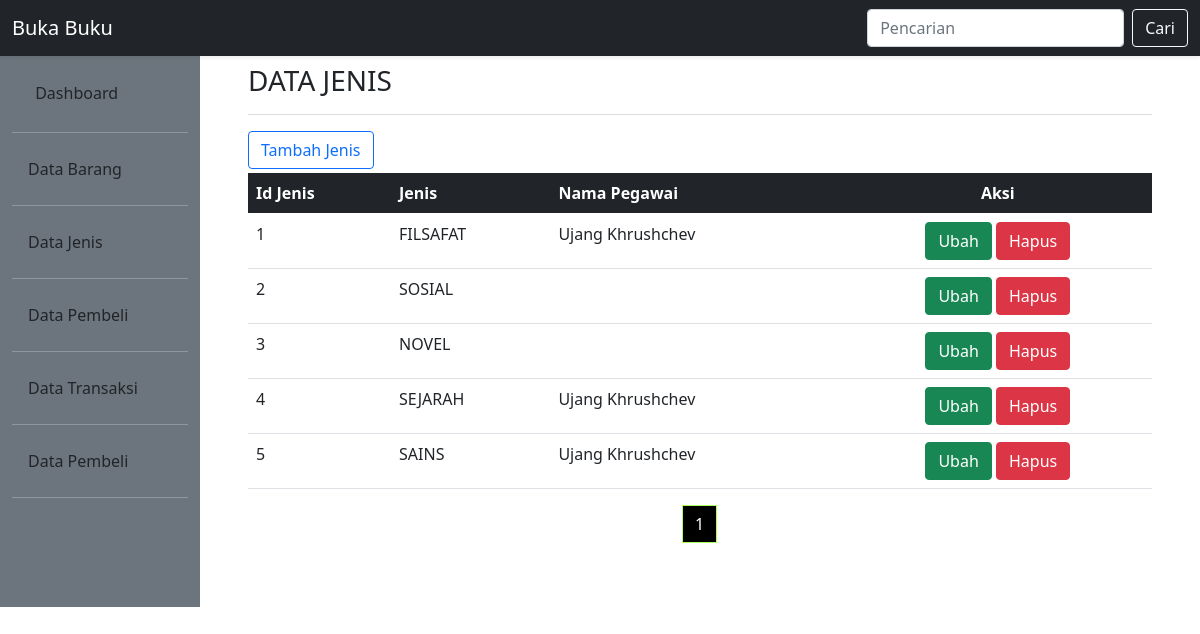
/pages/jenis/jenis.php (signed in), run on the app's committed database.
### tables this page shows
CREATE TABLE `jenis` (
  `id_jenis` int(3) NOT NULL,
  `nama_jenis` varchar(20) NOT NULL,
  `id_pegawai` varchar(5) DEFAULT NULL
);

CREATE TABLE `pegawai` (
  `id_pegawai` varchar(5) NOT NULL,
  `pass` varchar(50) NOT NULL,
  `nama_pegawai` varchar(30) NOT NULL,
  `telepon` varchar(13) NOT NULL,
  `alamat` varchar(30) NOT NULL
);

### pages/jenis/jenis.php (the view, shortened to what this page needs)
<!DOCTYPE html>
<html lang="en">
<head>
    <link href="https://cdn.jsdelivr.net/npm/bootstrap@5.0.2/dist/css/bootstrap.min.css" rel="stylesheet">
    <link rel="stylesheet" href="../../style.css">
</head>
<body>
<div class="banner">
	<nav class="navbar navbar-expand-lg fixed-top navbar-dark shadow-sm bg-dark">
  <div class="container-fluid">
    <a class="navbar-brand" href="#">Buka Buku</a>
	<form class="d-flex">
		<form method="get" name="frm" action="barang.php">
			<input class="form-control me-2" name="cari" type="text" placeholder="Pencarian" aria-label="Search">
			<button class="btn btn-outline-light mr-sm-2" type="text" name="tblCari" type="submit">Cari</button>
		</form>
      </form>
  </div>
</nav>
</div>
<div class="container-fluid">
	<div class="row">
		<div class="col-2 mt-5 pt-3 bg-secondary">
			<ul class="nav flex-column ml-3 mb-5">
				<li class="nav-item">
					<a class="nav-link text-dark" href="index.php">
						Dashboard</a>
						<hr class="bg-light">
					</li>
				<li class="nav-item">
					<a class="nav-link text-dark" href="../barang/barang.php">Data Barang</a>
				</li>
			<hr class="bg-light">
              <li class="nav-item">
					<a class="nav-link text-dark" href="jenis.php">Data Jenis</a>
				</li>
			<hr class="bg-light">
			<li class="nav-item">
					<a class="nav-link text-dark" href="../pembeli/pembeli.php">Data Pembeli</a>
				</li>
			<hr class="bg-light">
			<li class="nav-item">
					<a class="nav-link text-dark" href="../transaksi/transaksi.php">Data Transaksi</a>
				</li>
			<hr class="bg-light">
			<li class="nav-item">
					<a class="nav-link text-dark" href="../pegawai/pegawai.php">Data Pembeli</a>
				</li>
			<hr class="bg-light">
			</ul>
		</div>
		<div class="col-10 p-5 pt-3 mt-5">
			<h3>DATA JENIS</h3>
            <hr class="bg-secondary">
            <?php
$db=dbConnect();
if($db->connect_errno==0){
	$perpage = 5;
	$hasil = $db->query("SELECT * FROM jenis");
	$total = $hasil->num_rows;
	$banyakHal = ceil($total / $perpage);
	$page = isset($_GET['halaman']) ? (int)$_GET['halaman'] : 1;
	$start = ($page > 1) ?  ($page * $perpage) - $perpage:0;
	if(isset($_GET["tblCari"])){
		$dicari=$db->escape_string($_GET["cari"]);
		$sql="SELECT id_jenis, nama_jenis, nama_pegawai
        FROM jenis LEFT JOIN pegawai ON jenis.id_pegawai = pegawai.id_pegawai
		WHERE nama_jenis LIKE '%$dicari%'
		OR id_jenis LIKE '%$dicari%'
		OR nama_pegawai LIKE '%$dicari%'
		ORDER BY id_jenis";
	}
	else{
	$sql="SELECT id_jenis, nama_jenis, nama_pegawai FROM jenis LEFT JOIN pegawai
    ON jenis.id_pegawai = pegawai.id_pegawai ORDER BY id_jenis LIMIT $start, $perpage";
	}
	$res=$db->query($sql);
	if($res){
		?>
		<a href="jenis-tambah.php"><button type="button" class="btn btn-outline-primary rounded">Tambah Jenis</button></a>
		<table class="table mt-1">
            <thead class="thead-dark table-dark">
                <tr>
                <th scope="col">Id Jenis</th>
                <th scope="col">Jenis</th>
                <th scope="col">Nama Pegawai</th>
                <th scope="col" class="text-center">Aksi</th>
                </tr>
            </thead>
		<?php
		$data=$res->fetch_all(MYSQLI_ASSOC);
		foreach($data as $barisdata){
			?>
			<tr>
			<td><?php echo $barisdata["id_jenis"];?></td>
			<td><?php echo $barisdata["nama_jenis"];?></td>
            <td><?php echo $barisdata["nama_pegawai"];?></td>
			<td class="text-center">
                    <a href="jenis-form-ubah.php?id_jenis=<?php echo base64_encode($barisdata["id_jenis"]); ?>">
                    <button type="button" class="btn btn-success">Ubah</button></a>
                    <a href="jenis-konfirmasi-hapus.php?id_jenis=<?php echo base64_encode($barisdata["id_jenis"]); ?>">
                    <button  type="button" class="btn btn-danger">Hapus</button></a>
				</td>
			</tr>
			<?php
		}
		?>
		</table>
		<nav aria-label="...">
			<ul class="pagination justify-content-center">
				<?php for($i=1; $i<=$banyakHal; $i++){ ?>
				<li class="page-item <?php if($page == $i)echo "active"?>" aria-current="page">
					<a class="page-link"  href="?halaman=<?php echo $i; ?>"><?php echo $i; ?></a>
				</li>
				<?php } ?>
			</ul>
			</nav>
		<?php
	}else
		echo "Gagal Eksekusi SQL".(DEVELOPMENT?" : ".$db->error:"")."<br>";
}
else
	echo "Gagal koneksi".(DEVELOPMENT?" : ".$db->connect_error:"")."<br>";
?>
</div>
</div>
</div>
</body>
</html>

### style.css (style rules this page uses)
.page-item.active .page-link { z-index: 1; color: #fff; background-color: black; border-color: #aeff5e; }
.pagination > li > a { background-color: white; color: black; }

### data on the page
jenis: id_jenis "1", nama_jenis "FILSAFAT", id_pegawai.nama_pegawai "Ujang Khrushchev"
jenis: id_jenis "2", nama_jenis "SOSIAL"
jenis: id_jenis "3", nama_jenis "NOVEL"
jenis: id_jenis "4", nama_jenis "SEJARAH", id_pegawai.nama_pegawai "Ujang Khrushchev"
jenis: id_jenis "5", nama_jenis "SAINS", id_pegawai.nama_pegawai "Ujang Khrushchev"
